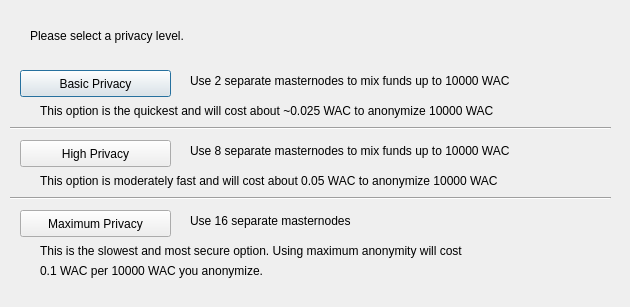
<?xml version="1.0" encoding="UTF-8"?>
<ui version="4.0">
 <class>ObfuscationConfig</class>
 <widget class="QDialog" name="ObfuscationConfig">
  <property name="geometry">
   <rect>
    <x>0</x>
    <y>0</y>
    <width>630</width>
    <height>307</height>
   </rect>
  </property>
  <property name="windowTitle">
   <string>Configure Obfuscation</string>
  </property>
  <widget class="QPushButton" name="buttonBasic">
   <property name="geometry">
    <rect>
     <x>20</x>
     <y>70</y>
     <width>151</width>
     <height>27</height>
    </rect>
   </property>
   <property name="text">
    <string>Basic Privacy</string>
   </property>
  </widget>
  <widget class="QPushButton" name="buttonHigh">
   <property name="geometry">
    <rect>
     <x>20</x>
     <y>140</y>
     <width>151</width>
     <height>27</height>
    </rect>
   </property>
   <property name="text">
    <string>High Privacy</string>
   </property>
  </widget>
  <widget class="QPushButton" name="buttonMax">
   <property name="geometry">
    <rect>
     <x>20</x>
     <y>210</y>
     <width>151</width>
     <height>27</height>
    </rect>
   </property>
   <property name="text">
    <string>Maximum Privacy</string>
   </property>
  </widget>
  <widget class="QLabel" name="label">
   <property name="geometry">
    <rect>
     <x>30</x>
     <y>20</y>
     <width>571</width>
     <height>31</height>
    </rect>
   </property>
   <property name="text">
    <string>Please select a privacy level.</string>
   </property>
  </widget>
  <widget class="QLabel" name="label_2">
   <property name="geometry">
    <rect>
     <x>190</x>
     <y>70</y>
     <width>421</width>
     <height>21</height>
    </rect>
   </property>
   <property name="text">
    <string>Use 2 separate masternodes to mix funds up to 10000 WAC</string>
   </property>
  </widget>
  <widget class="QLabel" name="label_3">
   <property name="geometry">
    <rect>
     <x>190</x>
     <y>140</y>
     <width>411</width>
     <height>21</height>
    </rect>
   </property>
   <property name="text">
    <string>Use 8 separate masternodes to mix funds up to 10000 WAC</string>
   </property>
  </widget>
  <widget class="QLabel" name="label_4">
   <property name="geometry">
    <rect>
     <x>190</x>
     <y>210</y>
     <width>421</width>
     <height>21</height>
    </rect>
   </property>
   <property name="text">
    <string>Use 16 separate masternodes</string>
   </property>
  </widget>
  <widget class="QLabel" name="label_6">
   <property name="geometry">
    <rect>
     <x>40</x>
     <y>100</y>
     <width>561</width>
     <height>21</height>
    </rect>
   </property>
   <property name="text">
    <string>This option is the quickest and will cost about ~0.025 WAC to anonymize 10000 WAC</string>
   </property>
  </widget>
  <widget class="QLabel" name="label_7">
   <property name="geometry">
    <rect>
     <x>40</x>
     <y>170</y>
     <width>561</width>
     <height>21</height>
    </rect>
   </property>
   <property name="text">
    <string>This option is moderately fast and will cost about 0.05 WAC to anonymize 10000 WAC</string>
   </property>
  </widget>
  <widget class="QLabel" name="label_8">
   <property name="geometry">
    <rect>
     <x>40</x>
     <y>240</y>
     <width>561</width>
     <height>21</height>
    </rect>
   </property>
   <property name="text">
    <string>This is the slowest and most secure option. Using maximum anonymity will cost</string>
   </property>
  </widget>
  <widget class="QLabel" name="label_9">
   <property name="geometry">
    <rect>
     <x>40</x>
     <y>260</y>
     <width>561</width>
     <height>21</height>
    </rect>
   </property>
   <property name="text">
    <string>0.1 WAC per 10000 WAC you anonymize.</string>
   </property>
  </widget>
  <widget class="Line" name="line">
   <property name="geometry">
    <rect>
     <x>10</x>
     <y>120</y>
     <width>601</width>
     <height>16</height>
    </rect>
   </property>
   <property name="orientation">
    <enum>Qt::Horizontal</enum>
   </property>
  </widget>
  <widget class="Line" name="line_2">
   <property name="geometry">
    <rect>
     <x>10</x>
     <y>190</y>
     <width>601</width>
     <height>16</height>
    </rect>
   </property>
   <property name="orientation">
    <enum>Qt::Horizontal</enum>
   </property>
  </widget>
 </widget>
 <resources/>
 <connections/>
</ui>
